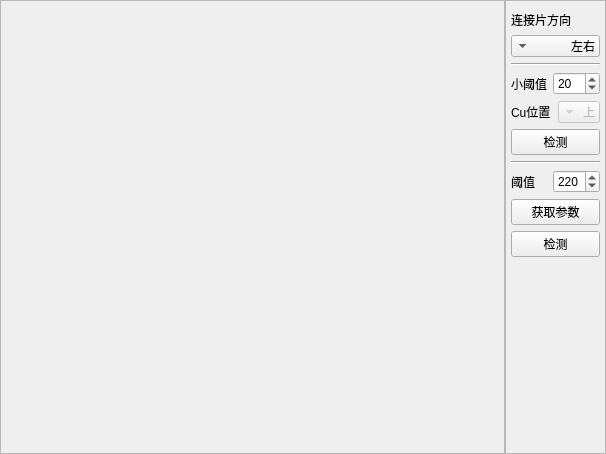
<?xml version="1.0" encoding="UTF-8"?>
<ui version="4.0">
 <class>CGetCuStrapPosWidget</class>
 <widget class="QWidget" name="CGetCuStrapPosWidget">
  <property name="geometry">
   <rect>
    <x>0</x>
    <y>0</y>
    <width>606</width>
    <height>454</height>
   </rect>
  </property>
  <property name="windowTitle">
   <string>Form</string>
  </property>
  <layout class="QHBoxLayout" name="horizontalLayout">
   <property name="spacing">
    <number>0</number>
   </property>
   <property name="leftMargin">
    <number>0</number>
   </property>
   <property name="topMargin">
    <number>0</number>
   </property>
   <property name="rightMargin">
    <number>0</number>
   </property>
   <property name="bottomMargin">
    <number>0</number>
   </property>
   <item>
    <widget class="QFrame" name="frame">
     <property name="sizePolicy">
      <sizepolicy hsizetype="Preferred" vsizetype="Preferred">
       <horstretch>5</horstretch>
       <verstretch>0</verstretch>
      </sizepolicy>
     </property>
     <property name="frameShape">
      <enum>QFrame::StyledPanel</enum>
     </property>
     <property name="frameShadow">
      <enum>QFrame::Raised</enum>
     </property>
     <layout class="QHBoxLayout" name="horizontalLayout_2">
      <property name="spacing">
       <number>0</number>
      </property>
      <property name="leftMargin">
       <number>0</number>
      </property>
      <property name="topMargin">
       <number>0</number>
      </property>
      <property name="rightMargin">
       <number>0</number>
      </property>
      <property name="bottomMargin">
       <number>0</number>
      </property>
      <item>
       <layout class="QVBoxLayout" name="lay_widget"/>
      </item>
     </layout>
    </widget>
   </item>
   <item>
    <widget class="QFrame" name="frame_2">
     <property name="sizePolicy">
      <sizepolicy hsizetype="Preferred" vsizetype="Preferred">
       <horstretch>1</horstretch>
       <verstretch>0</verstretch>
      </sizepolicy>
     </property>
     <property name="frameShape">
      <enum>QFrame::StyledPanel</enum>
     </property>
     <property name="frameShadow">
      <enum>QFrame::Raised</enum>
     </property>
     <layout class="QVBoxLayout" name="verticalLayout">
      <property name="spacing">
       <number>6</number>
      </property>
      <property name="leftMargin">
       <number>5</number>
      </property>
      <property name="topMargin">
       <number>10</number>
      </property>
      <property name="rightMargin">
       <number>5</number>
      </property>
      <property name="bottomMargin">
       <number>5</number>
      </property>
      <item>
       <widget class="QLabel" name="label">
        <property name="text">
         <string>连接片方向</string>
        </property>
       </widget>
      </item>
      <item>
       <widget class="QComboBox" name="cmb_direction">
        <property name="layoutDirection">
         <enum>Qt::RightToLeft</enum>
        </property>
        <property name="currentIndex">
         <number>1</number>
        </property>
        <item>
         <property name="text">
          <string>上下</string>
         </property>
        </item>
        <item>
         <property name="text">
          <string>左右</string>
         </property>
        </item>
       </widget>
      </item>
      <item>
       <widget class="Line" name="line">
        <property name="orientation">
         <enum>Qt::Horizontal</enum>
        </property>
       </widget>
      </item>
      <item>
       <layout class="QHBoxLayout" name="horizontalLayout_4">
        <property name="topMargin">
         <number>0</number>
        </property>
        <item>
         <widget class="QLabel" name="label_3">
          <property name="text">
           <string>小阈值</string>
          </property>
         </widget>
        </item>
        <item>
         <widget class="QSpinBox" name="spin_minthre">
          <property name="maximum">
           <number>255</number>
          </property>
          <property name="value">
           <number>20</number>
          </property>
         </widget>
        </item>
       </layout>
      </item>
      <item>
       <layout class="QHBoxLayout" name="horizontalLayout_5">
        <property name="topMargin">
         <number>0</number>
        </property>
        <item>
         <widget class="QLabel" name="label_4">
          <property name="text">
           <string>Cu位置</string>
          </property>
         </widget>
        </item>
        <item>
         <widget class="QComboBox" name="cmb_cuPos">
          <property name="enabled">
           <bool>false</bool>
          </property>
          <property name="layoutDirection">
           <enum>Qt::RightToLeft</enum>
          </property>
          <property name="currentIndex">
           <number>0</number>
          </property>
          <item>
           <property name="text">
            <string>上</string>
           </property>
          </item>
          <item>
           <property name="text">
            <string>下</string>
           </property>
          </item>
          <item>
           <property name="text">
            <string>左</string>
           </property>
          </item>
          <item>
           <property name="text">
            <string>右</string>
           </property>
          </item>
         </widget>
        </item>
       </layout>
      </item>
      <item>
       <widget class="QPushButton" name="btn_getCuPos">
        <property name="text">
         <string>检测</string>
        </property>
       </widget>
      </item>
      <item>
       <widget class="Line" name="line_3">
        <property name="orientation">
         <enum>Qt::Horizontal</enum>
        </property>
       </widget>
      </item>
      <item>
       <layout class="QHBoxLayout" name="horizontalLayout_3">
        <property name="topMargin">
         <number>0</number>
        </property>
        <item>
         <widget class="QLabel" name="label_2">
          <property name="text">
           <string>阈值</string>
          </property>
         </widget>
        </item>
        <item>
         <widget class="QSpinBox" name="spin_thre">
          <property name="maximum">
           <number>255</number>
          </property>
          <property name="value">
           <number>220</number>
          </property>
         </widget>
        </item>
       </layout>
      </item>
      <item>
       <widget class="QPushButton" name="btn_pamRead">
        <property name="text">
         <string>获取参数</string>
        </property>
       </widget>
      </item>
      <item>
       <widget class="QPushButton" name="btn_detect">
        <property name="text">
         <string>检测</string>
        </property>
       </widget>
      </item>
      <item>
       <spacer name="verticalSpacer">
        <property name="orientation">
         <enum>Qt::Vertical</enum>
        </property>
        <property name="sizeHint" stdset="0">
         <size>
          <width>20</width>
          <height>40</height>
         </size>
        </property>
       </spacer>
      </item>
     </layout>
    </widget>
   </item>
  </layout>
 </widget>
 <resources/>
 <connections>
  <connection>
   <sender>spin_thre</sender>
   <signal>valueChanged(int)</signal>
   <receiver>btn_detect</receiver>
   <slot>click()</slot>
   <hints>
    <hint type="sourcelabel">
     <x>588</x>
     <y>68</y>
    </hint>
    <hint type="destinationlabel">
     <x>571</x>
     <y>90</y>
    </hint>
   </hints>
  </connection>
 </connections>
</ui>
